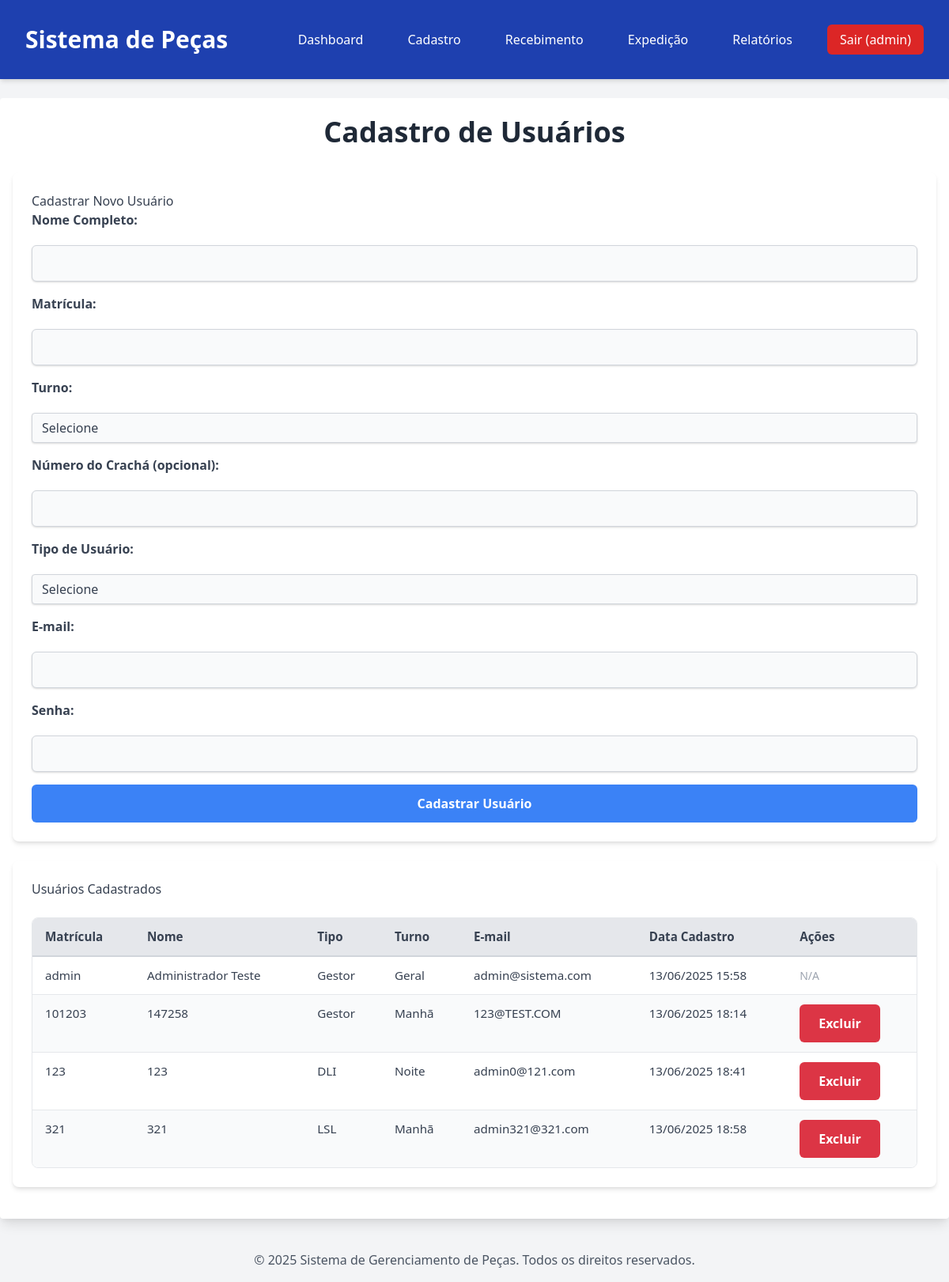
Page /cadastro/usuarios (signed in) on the earlier database version.
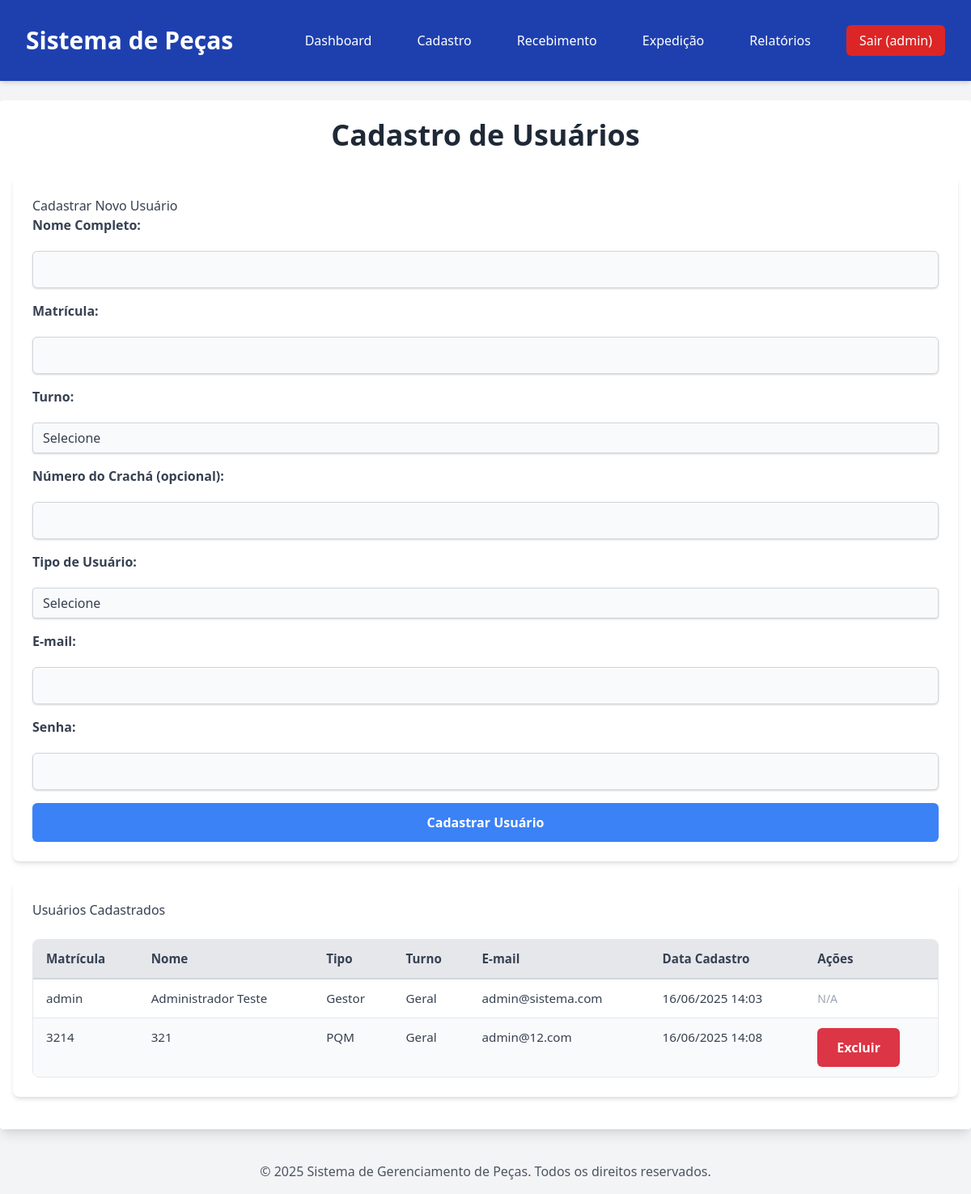
Same page on the later database version.
### modules/auth/models.py (models this page shows, shortened)
class User(db.Model, UserMixin):
    __tablename__ = 'Usuarios' # Define o nome da tabela no BD
    id = db.Column(db.Integer, primary_key=True)
    nome_completo = db.Column(db.String(255), nullable=False)
    matricula = db.Column(db.String(50), unique=True, nullable=False)
    turno = db.Column(db.String(20), nullable=False)
    numero_cracha = db.Column(db.String(50))
    tipo_usuario = db.Column(db.Enum('Gestor', 'LSL', 'DLI', 'PQM'), nullable=False)
    data_cadastro = db.Column(db.DateTime, default=db.func.current_timestamp())
    email = db.Column(db.String(255), unique=True, nullable=False)
    senha_hash = db.Column(db.String(255), nullable=False)

### modules/cadastro/routes.py (the view, shortened to what this page needs)
@cadastro.route('/cadastro/usuarios', methods=['GET', 'POST'])
@login_required
def cadastro_usuarios():
    if not has_permission(current_user, ['Gestor']): # <--- ALTERADO AQUI
        flash('Você não tem permissão para acessar esta página.', 'danger')
        return redirect(url_for('home'))
    users = User.query.all() # Busca todos os usuários para exibir na lista
    return render_template('cadastro/cadastro_usuarios.html', users=users)

### modules/auth/models.py (called while the page is built)
@login_manager.user_loader
def load_user(user_id):
    return User.query.get(int(user_id))

### modules/cadastro/routes.py (called while the page is built)
def has_permission(user, allowed_roles):
    return user.is_authenticated and user.tipo_usuario in allowed_roles

### templates/cadastro/cadastro_usuarios.html (shortened to what this page needs)
{% extends 'base.html' %}
{% block content %}
<div class="page-header">
    <h1>Cadastro de Usuários</h1>
</div>
<div class="section">
    <h2>Cadastrar Novo Usuário</h2>
    <form method="POST">
        <label for="nome_completo">Nome Completo:</label>
        <input type="text" id="nome_completo" name="nome_completo" class="shadow appearance-none border rounded w-full py-2 px-3 text-gray-700 leading-tight focus:outline-none focus:shadow-outline" required>
        <label for="matricula">Matrícula:</label>
        <input type="text" id="matricula" name="matricula" class="shadow appearance-none border rounded w-full py-2 px-3 text-gray-700 leading-tight focus:outline-none focus:shadow-outline" required>
        <label for="turno">Turno:</label>
        <select id="turno" name="turno" class="shadow appearance-none border rounded w-full py-2 px-3 text-gray-700 leading-tight focus:outline-none focus:shadow-outline" required>
            <option value="">Selecione</option>
        </select>
        <label for="numero_cracha">Número do Crachá (opcional):</label>
        <input type="text" id="numero_cracha" name="numero_cracha" class="shadow appearance-none border rounded w-full py-2 px-3 text-gray-700 leading-tight focus:outline-none focus:shadow-outline">
        <label for="tipo_usuario">Tipo de Usuário:</label>
        <select id="tipo_usuario" name="tipo_usuario" class="shadow appearance-none border rounded w-full py-2 px-3 text-gray-700 leading-tight focus:outline-none focus:shadow-outline" required>
            <option value="">Selecione</option>
        </select>
        <label for="email">E-mail:</label>
        <input type="email" id="email" name="email" class="shadow appearance-none border rounded w-full py-2 px-3 text-gray-700 leading-tight focus:outline-none focus:shadow-outline" required>
        <label for="senha">Senha:</label>
        <input type="password" id="senha" name="senha" class="shadow appearance-none border rounded w-full py-2 px-3 text-gray-700 leading-tight focus:outline-none focus:shadow-outline" required>
        <button type="submit" class="bg-blue-500 hover:bg-blue-700">Cadastrar Usuário</button>
    </form>
</div>
<div class="section user-list">
    <h2>Usuários Cadastrados</h2>
    <table>
        <thead>
            <tr>
                <th>Matrícula</th>
                <th>Nome</th>
                <th>Tipo</th>
                <th>Turno</th>
                <th>E-mail</th>
                <th>Data Cadastro</th>
                <th>Ações</th>
            </tr>
        </thead>
        <tbody>
            {% for user in users %}
            <tr>
                <td>{{ user.matricula }}</td>
                <td>{{ user.nome_completo }}</td>
                <td>{{ user.tipo_usuario }}</td>
                <td>{{ user.turno }}</td>
                <td>{{ user.email }}</td>
                <td>{{ user.data_cadastro.strftime('%d/%m/%Y %H:%M') }}</td>
                <td>
                    {% if current_user.tipo_usuario == 'Gestor' and user.id != current_user.id %}
                        {% if user.tipo_usuario != 'Gestor' or users|selectattr('tipo_usuario', 'equalto', 'Gestor')|list|length > 1 %}
                            <form action="{{ url_for('cadastro.excluir_usuario', user_id=user.id) }}" method="POST" style="display:inline-block;">
                                <button type="submit" class="btn btn-delete" onclick="return confirm('Tem certeza que deseja excluir o usuário {{ user.nome_completo }} ({{ user.matricula }})?')">Excluir</button>
                            </form>
                        {% else %}
                            <span class="text-gray-400 text-sm" title="Não é possível excluir o último Gestor.">Não Excluir</span>
                        {% endif %}
                    {% else %}
                        <span class="text-gray-400 text-sm">N/A</span>
                    {% endif %}
                </td>
            </tr>
            {% else %}
            <tr>
                <td colspan="7">Nenhum usuário cadastrado ainda.</td>
            </tr>
            {% endfor %}
        </tbody>
    </table>
</div>
{% endblock %}

### templates/base.html (shortened to what this page needs)
<!DOCTYPE html>
<html lang="pt-BR">
<head>
    <link href="https://cdnjs.cloudflare.com/ajax/libs/tailwindcss/2.2.19/tailwind.min.css" rel="stylesheet">
    <link rel="stylesheet" href="{{ url_for('static', filename='css/style.css') }}">
</head>
<body class="bg-gray-100 font-sans leading-normal tracking-normal">
    <header class="bg-blue-800 text-white p-4 shadow-md">
        <div class="container mx-auto flex justify-between items-center">
            <h1 class="text-3xl font-bold">
                <a href="{{ url_for('home') }}" class="text-white no-underline hover:text-blue-200">Sistema de Peças</a>
            </h1>
            <nav>
                <ul class="flex space-x-4 items-center">
                    {% if current_user.is_authenticated %}
                        <li><a href="{{ url_for('home') }}" class="hover:bg-blue-700">Dashboard</a></li>
                        {% if current_user.tipo_usuario in ['Gestor', 'LSL'] %}
                        <li class="relative group">
                            <a href="#" class="hover:bg-blue-700">Cadastro</a>
                        </li>
                        {% endif %}
                        <li><a href="{{ url_for('recebimento.recebimento_pecas') }}" class="hover:bg-blue-700">Recebimento</a></li>
                        <li><a href="{{ url_for('expedicao.expedicao_pecas') }}" class="hover:bg-blue-700">Expedição</a></li>
                        <li><a href="{{ url_for('relatorios.relatorios_geral') }}" class="hover:bg-blue-700">Relatórios</a></li>
                        <li><a href="{{ url_for('auth.logout') }}" class="bg-red-600 hover:bg-red-700 px-4 py-2 rounded-md transition-colors duration-200">Sair ({{ current_user.matricula }})</a></li>
                    {% endif %}
                </ul>
            </nav>
        </div>
    </header>
    <main class="container mx-auto mt-6 p-4 bg-white rounded shadow-lg min-h-screen">
        {% block content %}{% endblock %}
    </main>
    <footer class="text-center p-4 mt-6 text-gray-600">
        &copy; {{ current_year }} Sistema de Gerenciamento de Peças. Todos os direitos reservados.
    </footer>
</body>
</html>

### static/css/style.css (style rules this page uses)
body { font-family: 'Inter', sans-serif; -webkit-font-smoothing: antialiased; -moz-osx-font-smoothing: grayscale; color: #374151; }
.container { max-width: 1200px; margin-left: auto; margin-right: auto; padding-left: 1rem; padding-right: 1rem; }
header .container { display: flex; justify-content: space-between; align-items: center; padding-top: 1rem; padding-bottom: 1rem; }
header h1 a { text-decoration: none; }
header nav ul { list-style: none; padding: 0; margin: 0; display: flex; gap: 1rem; align-items: center; }
header nav a { color: white; text-decoration: none; padding: 0.5rem 0.75rem; border-radius: 0.375rem; transition: background-color 0.2s ease-in-out; white-space: nowrap; }
.section { background-color: #ffffff; padding: 1.5rem; border-radius: 0.5rem; box-shadow: 0 4px 6px -1px rgba(0, 0, 0, 0.1), 0 2px 4px -1px rgba(0, 0, 0, 0.06); margin-bottom: 1.5rem; }
.page-header h1 { font-size: 2.25rem; font-weight: 700; color: #1f2937; margin-bottom: 1.5rem; text-align: center; }
form { display: grid; gap: 1rem; }
form label { display: block; font-weight: 600; color: #374151; margin-bottom: 0.25rem; }
form input[type="text"], form input[type="email"], form input[type="password"], form input[type="date"], form select, form textarea { width: 100%; padding: 0.75rem 1rem; border: 1px solid #d1d5db; border-radius: 0.375rem; background-color: #f9fafb; color: #1f2937; font-size: 1rem; transition: all 0.2s ease-in-out; }
button[type="submit"], .btn { display: inline-flex; justify-content: center; align-items: center; padding: 0.75rem 1.5rem; font-size: 1rem; font-weight: 600; border-radius: 0.375rem; transition: background-color 0.2s ease-in-out, transform 0.1s ease-in-out; cursor: pointer; border: none; text-decoration: none; }
.bg-blue-500 { background-color: #3b82f6; color: white; }
.btn-delete { background-color: #dc3545; color: white; }
table { width: 100%; border-collapse: separate; border-spacing: 0; margin-top: 1.5rem; font-size: 0.95rem; border: 1px solid #e5e7eb; border-radius: 0.5rem; overflow: hidden; }
table thead th { background-color: #e5e7eb; color: #374151; padding: 0.75rem 1rem; text-align: left; font-weight: 600; border-bottom: 2px solid #d1d5db; }
table tbody tr:nth-child(even) { background-color: #f9fafb; }
table tbody td { padding: 0.75rem 1rem; border-bottom: 1px solid #e5e7eb; vertical-align: top; }
table tbody tr:last-child td { border-bottom: none; }

Differences in the rows shown:
removed User: matricula "123", nome_completo "123", tipo_usuario "DLI", turno "Noite", email "admin0@121.com", data_cadastro "13/06/2025 18:41"
removed User: matricula "321", nome_completo "321", tipo_usuario "LSL", turno "Manhã", email "admin321@321.com", data_cadastro "13/06/2025 18:58"
changed User "admin": data_cadastro "13/06/2025 15:58" → "16/06/2025 14:03"
changed User: matricula "101203" → "3214"; nome_completo "147258" → "321"; tipo_usuario "Gestor" → "PQM"; turno "Manhã" → "Geral"; email "123@TEST.COM" → "admin@12.com"; data_cadastro "13/06/2025 18:14" → "16/06/2025 14:08"
